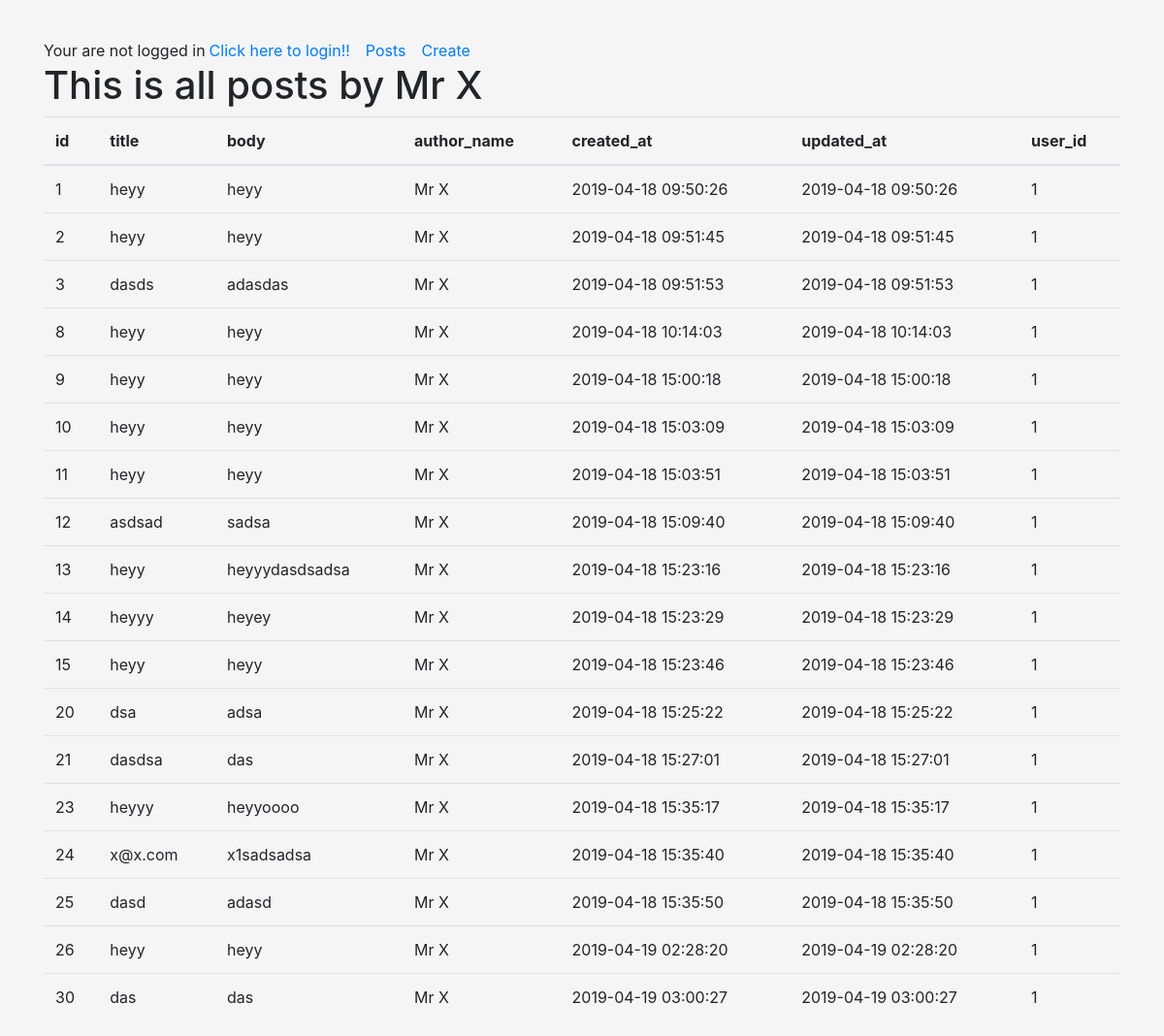
Page /Mr X/posts on the committed database.
### blog.py (models this page shows)
class Posts(db.Model):
    id = db.Column(db.Integer, primary_key=True)
    title = db.Column(db.String(80))
    body = db.Column(db.String(500))
    author_name = db.Column(db.String(80))
    created_at = db.Column(db.DateTime(timezone=True),
                           server_default=db.func.current_timestamp())
    updated_at = db.Column(
        db.DateTime(timezone=True), server_default=db.func.current_timestamp(), server_onupdate=db.func.current_timestamp())
    user_id = db.Column(db.Integer, db.ForeignKey('user.id'))

### blog.py (the view)
@app.route('/<username>/posts')
def user_posts(username):
    return render_template('user_posts.html', title='Show posts', posts=User.query.filter_by(username=username).first().posts.all())

### templates/user_posts.html
{% extends "layout.html" %} {% block content %} {% if not posts %}
<h1>No post yet</h1>
{% else %}
<div>
  <h1>This is all posts by {{ posts[0].author_name }}</h1>
  <table class="table">
    <thead>
      <tr>
        <th>id</th>
        <th>title</th>
        <th>body</th>
        <th>author_name</th>
        <th>created_at</th>
        <th>updated_at</th>
        <th>user_id</th>
      </tr>
    </thead>
    <tbody>
      {% for post in posts %}
      <tr>
        <td>{{ post.id }}</td>
        <td>{{ post.title }}</td>
        <td>{{ post.body }}</td>
        <td>{{ post.author_name }}</td>
        <td>{{ post.created_at }}</td>
        <td>{{ post.updated_at }}</td>
        <td>{{ post.user_id }}</td>
      </tr>
      {% endfor %}
    </tbody>
  </table>
</div>
{% endif %} {% endblock %}

### static/style.css (style rules this page uses)
html, body { height: 100%; }
body { flex-direction: column; display: flex; align-items: center; padding-top: 40px; padding-bottom: 40px; background-color: #f5f5f5; }

### rows in the picture
Posts: author_name "Mr X", id "1", title "heyy", body "heyy", created_at "2019-04-18 09:50:26", updated_at "2019-04-18 09:50:26", user_id "1"
Posts: id "2", title "heyy", body "heyy", author_name "Mr X", created_at "2019-04-18 09:51:45", updated_at "2019-04-18 09:51:45", user_id "1"
Posts: id "3", title "dasds", body "adasdas", author_name "Mr X", created_at "2019-04-18 09:51:53", updated_at "2019-04-18 09:51:53", user_id "1"
Posts: id "8", title "heyy", body "heyy", author_name "Mr X", created_at "2019-04-18 10:14:03", updated_at "2019-04-18 10:14:03", user_id "1"
Posts: id "9", title "heyy", body "heyy", author_name "Mr X", created_at "2019-04-18 15:00:18", updated_at "2019-04-18 15:00:18", user_id "1"
Posts: id "10", title "heyy", body "heyy", author_name "Mr X", created_at "2019-04-18 15:03:09", updated_at "2019-04-18 15:03:09", user_id "1"
Posts: id "11", title "heyy", body "heyy", author_name "Mr X", created_at "2019-04-18 15:03:51", updated_at "2019-04-18 15:03:51", user_id "1"
Posts: id "12", title "asdsad", body "sadsa", author_name "Mr X", created_at "2019-04-18 15:09:40", updated_at "2019-04-18 15:09:40", user_id "1"
Posts: id "13", title "heyy", body "heyyydasdsadsa", author_name "Mr X", created_at "2019-04-18 15:23:16", updated_at "2019-04-18 15:23:16", user_id "1"
Posts: id "14", title "heyyy", body "heyey", author_name "Mr X", created_at "2019-04-18 15:23:29", updated_at "2019-04-18 15:23:29", user_id "1"
Posts: id "15", title "heyy", body "heyy", author_name "Mr X", created_at "2019-04-18 15:23:46", updated_at "2019-04-18 15:23:46", user_id "1"
Posts: id "20", title "dsa", body "adsa", author_name "Mr X", created_at "2019-04-18 15:25:22", updated_at "2019-04-18 15:25:22", user_id "1"
Posts: id "21", title "dasdsa", body "das", author_name "Mr X", created_at "2019-04-18 15:27:01", updated_at "2019-04-18 15:27:01", user_id "1"
Posts: id "23", title "heyyy", body "heyyoooo", author_name "Mr X", created_at "2019-04-18 15:35:17", updated_at "2019-04-18 15:35:17", user_id "1"
Posts: id "24", title "x@x.com", body "x1sadsadsa", author_name "Mr X", created_at "2019-04-18 15:35:40", updated_at "2019-04-18 15:35:40", user_id "1"
Posts: id "25", title "dasd", body "adasd", author_name "Mr X", created_at "2019-04-18 15:35:50", updated_at "2019-04-18 15:35:50", user_id "1"
Posts: id "26", title "heyy", body "heyy", author_name "Mr X", created_at "2019-04-19 02:28:20", updated_at "2019-04-19 02:28:20", user_id "1"
Posts: id "30", title "das", body "das", author_name "Mr X", created_at "2019-04-19 03:00:27", updated_at "2019-04-19 03:00:27", user_id "1"
